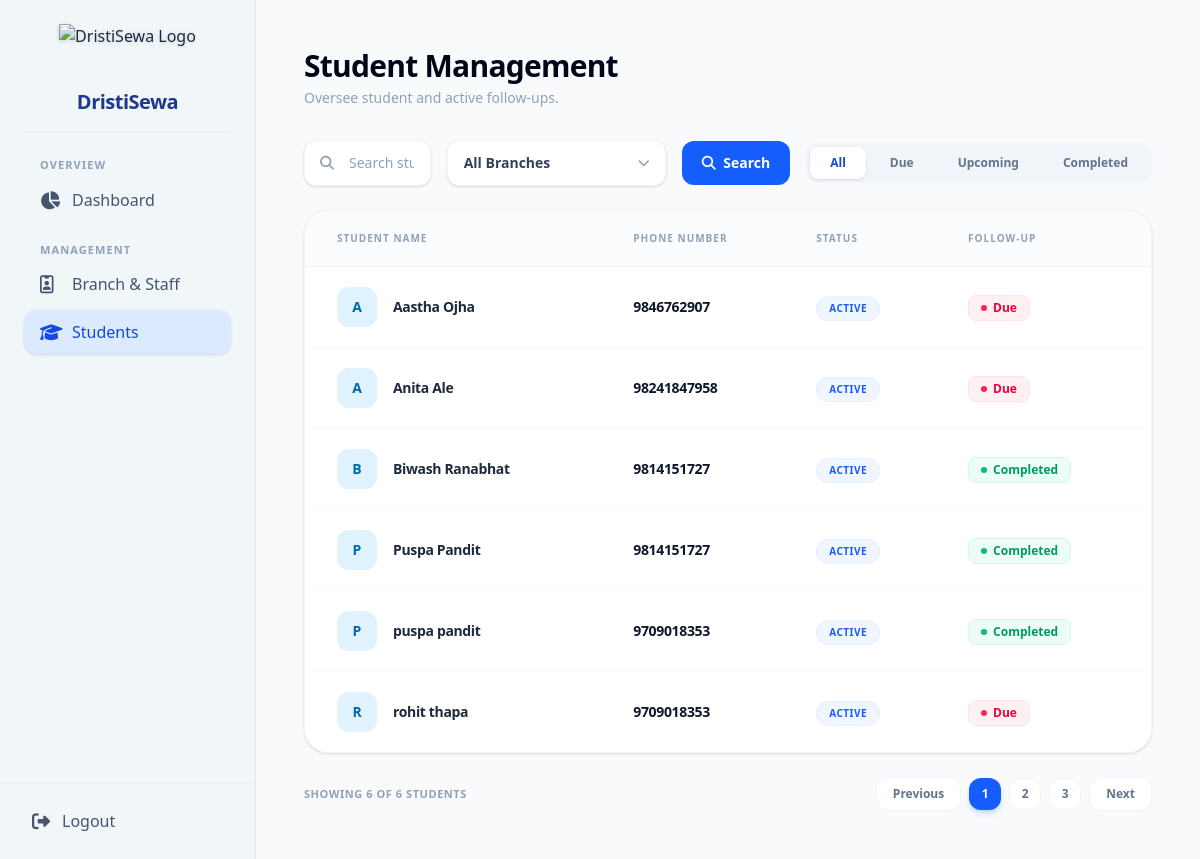
Page /admin-panel/students/ (signed in) on the earlier database version.
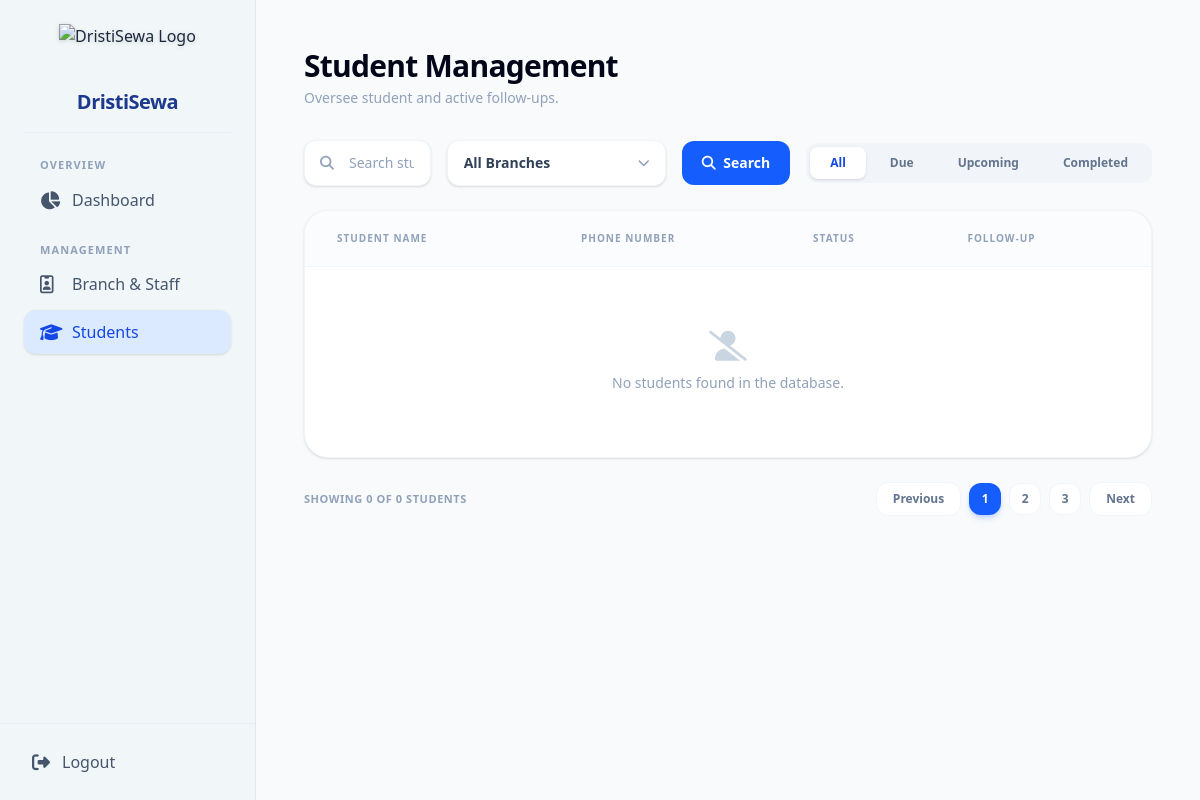
Same page on the later database version.
### accounts/models.py (models this page shows, shortened)
class User(AbstractUser):
    class Role(models.TextChoices):
        ADMIN = "ADMIN", "Admin"
        MANAGER = "MANAGER", "Manager"
        FRONTDESK = "FRONTDESK", "Front Desk"
        STUDENT = "STUDENT", "Student"
    username = None
    email = models.EmailField("email address", unique=True)
    role = models.CharField(
        max_length=20, choices=Role.choices, default=Role.STUDENT)
    branch = models.ForeignKey(
        "branches.Branch",
        on_delete=models.SET_NULL,
        null=True,
        blank=True,
        related_name="staff",
    )
    phone = models.CharField(max_length=20, blank=True)
    experience_details = models.TextField(blank=True)
    profile_pic = models.ImageField(
        upload_to="profile_pics/", default="profile_pics/default.png", blank=True
    )
    last_seen = models.DateTimeField(null=True, blank=True)
    USERNAME_FIELD = "email"
    REQUIRED_FIELDS = []
    objects = UserManager()

### accounts/views.py (the view, shortened to what this page needs)
# urls.py: path("admin-panel/students/", views.student_management, name="student_management"),
@role_required("ADMIN")
def student_management(request):
    from datetime import timedelta
    from django.db.models import Q
    from django.utils import timezone
    from branches.models import Branch
    from students.models import Student
    students_qs = Student.objects.select_related("user", "user__branch").filter(is_archived=False)
    query = request.GET.get("q", "").strip()
    branch_id = request.GET.get("branch", "").strip()
    if branch_id:
        students_qs = students_qs.filter(user__branch_id=branch_id)
    today = timezone.localdate()
    students_data = []
    for student in students_qs.order_by("user__first_name", "user__last_name").distinct():
        next_followup = student.followups.filter(is_done=False).order_by("scheduled_date").first()
        if next_followup and next_followup.scheduled_date:
            if next_followup.scheduled_date < today:
                follow_up_status = "due"
            elif next_followup.scheduled_date <= today + timedelta(days=7):
                follow_up_status = "upcoming"
            else:
                follow_up_status = "completed"
        else:
            follow_up_status = "completed"
        students_data.append(
            {
                "user": student.user,
                "phone_number": student.user.phone or "—",
                "is_active": student.user.is_active,
                "follow_up_status": follow_up_status,
            }
        )
    return render(
        request,
        "admin/student_management.html",
        {
            "students": students_data,
            "total_students": Student.objects.filter(is_archived=False).count(),
            "branches": Branch.objects.filter(is_active=True),
            "selected_branch": branch_id,
            "query": query,
        },
    )

### accounts/permissions.py (called while the page is built)
def role_required(*allowed_roles):
    def decorator(view_func):
        @wraps(view_func)
        @login_required
        def _wrapped(request, *args, **kwargs):
            user = request.user
            if user.is_superuser or user.role in allowed_roles:
                return view_func(request, *args, **kwargs)
            raise PermissionDenied("You do not have permission to access this page.")
        return _wrapped
    return decorator

### templates/admin/student_management.html (shortened to what this page needs)
{% extends 'admin/dristisewa_base.html' %}
{% load static %}
{% block content %}
<div class="mb-8">
    <h2 class="text-3xl font-bold text-slate-950 tracking-tight font-sans">Student Management</h2>
    <p class="text-sm text-slate-400 mt-1 font-medium">Oversee student and active follow-ups.</p>
</div>
<form method="get" action="{% url 'accounts:student_management' %}" class="flex flex-col md:flex-row md:items-center justify-between gap-4 mb-6">
    <div class="flex items-center gap-4 flex-1 max-w-2xl">
        <div class="relative flex-1">
            <i class="fas fa-search absolute left-4 top-1/2 -translate-y-1/2 text-slate-400 text-sm"></i>
            <input type="text" name="q" value="{{ query }}" id="studentSearch" placeholder="Search students..."
                   class="w-full bg-white border border-slate-100 rounded-xl pl-11 pr-4 py-3 text-sm font-medium placeholder-slate-400 focus:outline-none focus:border-blue-500 shadow-sm transition-all">
        </div>
        <div class="relative">
            <select name="branch" onchange="this.form.submit()" class="appearance-none bg-white border border-slate-100 rounded-xl pl-4 pr-10 py-3 text-sm font-semibold text-slate-700 focus:outline-none focus:border-blue-500 shadow-sm transition-all cursor-pointer">
                <option value="">All Branches</option>
            </select>
        </div>
        <button type="submit" class="bg-blue-600 hover:bg-blue-700 text-white font-semibold px-5 py-3 rounded-xl text-sm transition-all"><i class="fas fa-search mr-1"></i> Search</button>
    </div>
    <div class="bg-slate-100 p-1 rounded-xl flex items-center space-x-1 self-start md:self-auto">
        <button type="button" onclick="filterStatus(this, 'all')" class="tab-btn px-5 py-2 text-xs font-bold rounded-lg transition-all bg-white text-blue-700 shadow-sm">All</button>
        <button type="button" onclick="filterStatus(this, 'due')" class="tab-btn px-5 py-2 text-xs font-semibold text-slate-500 rounded-lg transition-all hover:text-slate-800">Due</button>
        <button type="button" onclick="filterStatus(this, 'upcoming')" class="tab-btn px-5 py-2 text-xs font-semibold text-slate-500 rounded-lg transition-all hover:text-slate-800">Upcoming</button>
        <button type="button" onclick="filterStatus(this, 'completed')" class="tab-btn px-5 py-2 text-xs font-semibold text-slate-500 rounded-lg transition-all hover:text-slate-800">Completed</button>
    </div>
</form>
<div class="bg-white border border-slate-100 rounded-3xl shadow-sm overflow-hidden">
    <table class="w-full text-left border-collapse">
        <thead>
            <tr class="border-b border-slate-100 text-[10px] font-bold uppercase tracking-widest text-slate-400 bg-slate-50/50">
                <th class="py-5 px-8">Student Name</th>
                <th class="py-5 px-6">Phone Number</th>
                <th class="py-5 px-6">Status</th>
                <th class="py-5 px-8 text-right md:text-left">Follow-Up</th>
            </tr>
        </thead>
        <tbody class="divide-y divide-slate-50">
            {% for student in students %}
            <tr class="hover:bg-slate-50/40 transition-colors" data-status="{{ student.follow_up_status }}">
                <td class="py-5 px-8 flex items-center gap-4">
                    <div class="w-10 h-10 bg-sky-100 rounded-xl flex items-center justify-center font-bold text-sm text-sky-700">
                        {{ student.user.get_full_name|slice:":1"|upper }}
                    </div>
                    <span class="font-bold text-slate-800 text-sm tracking-tight">{{ student.user.get_full_name }}</span>
                </td>
                <td class="py-5 px-6 font-bold text-slate-900 text-sm tracking-tight">{{ student.phone_number }}</td>
                <td class="py-5 px-6">
                    {% if student.is_active %}
                    <span class="inline-flex items-center px-3 py-1 rounded-full text-[10px] font-extrabold uppercase tracking-wider bg-blue-50 text-blue-600 border border-blue-100/50">
                        Active
                    </span>
                    {% else %}
                    <span class="inline-flex items-center px-3 py-1 rounded-full text-[10px] font-extrabold uppercase tracking-wider bg-slate-100 text-slate-500">
                        Inactive
                    </span>
                    {% endif %}
                </td>
                <td class="py-5 px-8 text-right md:text-left">
                    {% if student.follow_up_status == 'due' %}
                    <span class="inline-flex items-center px-3 py-1 rounded-lg text-xs font-bold bg-rose-50 border border-rose-100 text-rose-600">
                        <span class="w-1.5 h-1.5 rounded-full bg-rose-500 mr-1.5"></span> Due
                    </span>
                    {% elif student.follow_up_status == 'upcoming' %}
                    <span class="inline-flex items-center px-3 py-1 rounded-lg text-xs font-bold bg-amber-50 border border-amber-100 text-amber-600">
                        <span class="w-1.5 h-1.5 rounded-full bg-amber-500 mr-1.5"></span> Upcoming
                    </span>
                    {% else %}
                    <span class="inline-flex items-center px-3 py-1 rounded-lg text-xs font-bold bg-emerald-50 border border-emerald-100 text-emerald-600">
                        <span class="w-1.5 h-1.5 rounded-full bg-emerald-500 mr-1.5"></span> Completed
                    </span>
                    {% endif %}
                </td>
            </tr>
            {% empty %}
            <tr>
                <td colspan="4" class="text-center py-16 text-slate-400">
                    <i class="fas fa-user-slash text-3xl mb-3 block text-slate-300"></i>
                    <p class="font-medium text-sm">No students found in the database.</p>
                </td>
            </tr>
            {% endfor %}
        </tbody>
    </table>
</div>
<div class="flex flex-col sm:flex-row justify-between items-center gap-4 mt-6">
    <span class="text-slate-400 text-[11px] font-bold uppercase tracking-wider">
        Showing {{ students|length }} of {{ total_students }} students
    </span>
    <div class="flex items-center gap-2">
        <button class="px-4 py-2 bg-white border border-slate-100 text-xs font-bold text-slate-500 rounded-xl hover:bg-slate-50 transition-all">Previous</button>
        <button class="w-8 h-8 flex items-center justify-center bg-blue-600 text-xs font-bold text-white rounded-xl shadow-md shadow-blue-600/20">1</button>
        <button class="w-8 h-8 flex items-center justify-center bg-white border border-slate-100 text-xs font-bold text-slate-500 rounded-xl hover:bg-slate-50 transition-all">2</button>
        <button class="w-8 h-8 flex items-center justify-center bg-white border border-slate-100 text-xs font-bold text-slate-500 rounded-xl hover:bg-slate-50 transition-all">3</button>
        <button class="px-4 py-2 bg-white border border-slate-100 text-xs font-bold text-slate-500 rounded-xl hover:bg-slate-50 transition-all">Next</button>
    </div>
</div>
{% endblock %}

### templates/admin/dristisewa_base.html (shortened to what this page needs)
{% load static %}
<!DOCTYPE html>
<html lang="en">
<head>
    <script src="https://cdn.jsdelivr.net/npm/@tailwindcss/browser@4"></script>
    <link rel="stylesheet" href="https://cdnjs.cloudflare.com/ajax/libs/font-awesome/6.4.0/css/all.min.css">
</head>
<body class="bg-slate-50 text-slate-800 text-base min-h-screen font-sans antialiased">
    <div class="flex h-screen overflow-hidden">
        <aside class="w-64 bg-slate-100/80 border-r border-slate-200 flex flex-col justify-between">
            <div class="p-6">
                <div class="flex flex-col items-center text-center mb-6 px-2 space-y-2 border-b border-slate-200/60 pb-4">
                    <img src="{% static 'images/logo.png' %}"
                         alt="DristiSewa Logo"
                         class="h-14 w-auto object-contain drop-shadow-sm">
                    <div>
                        <h1 class="font-black text-xl tracking-tight text-blue-900">DristiSewa</h1>
                    </div>
                </div>
                <nav class="space-y-5">
                    <div class="space-y-1">
                        <p class="px-4 text-[11px] font-bold uppercase tracking-widest text-slate-400">Overview</p>
                        <a href="{% url 'accounts:admin_dashboard' %}"
                           class="flex items-center space-x-3 px-4 py-2.5 rounded-xl transition font-medium text-base {% if request.resolver_match.url_name == 'admin_dashboard' %}bg-blue-100 text-blue-700 shadow-sm{% else %}text-slate-600 hover:bg-slate-200/60 hover:text-slate-900{% endif %}">
                            <i class="fa-solid w-5 fa-chart-pie text-lg"></i>
                            <span>Dashboard</span>
                        </a>
                    </div>
                    <div class="space-y-1">
                        <p class="px-4 text-[11px] font-bold uppercase tracking-widest text-slate-400">Management</p>
                        <a href="{% url 'accounts:branch_staff' %}"
                           class="flex items-center space-x-3 px-4 py-2.5 rounded-xl transition font-medium text-base {% if request.resolver_match.url_name == 'branch_staff' %}bg-blue-100 text-blue-700 shadow-sm{% else %}text-slate-600 hover:bg-slate-200/60 hover:text-slate-900{% endif %}">
                            <i class="fa-regular w-5 fa-id-badge text-lg"></i>
                            <span>Branch & Staff</span>
                        </a>
                        <a href="{% url 'accounts:student_management' %}"
                           class="flex items-center space-x-3 px-4 py-2.5 rounded-xl transition font-medium text-base {% if request.resolver_match.url_name == 'student_management' %}bg-blue-100 text-blue-700 shadow-sm{% else %}text-slate-600 hover:bg-slate-200/60 hover:text-slate-900{% endif %}">
                            <i class="fa-solid w-5 fa-graduation-cap text-lg"></i>
                            <span>Students</span>
                        </a>
                    </div>
                </nav>
            </div>
            <div class="p-4 border-t border-slate-200/60">
                <a href="{% url 'accounts:logout' %}" class="flex items-center space-x-3 px-4 py-2.5 rounded-xl text-slate-600 hover:bg-slate-200/80 hover:text-rose-600 transition font-medium text-base">
                    <i class="fa-solid fa-right-from-bracket text-lg"></i>
                    <span>Logout</span>
                </a>
            </div>
        </aside>
        <main class="flex-1 flex flex-col overflow-y-auto bg-slate-5/40">
            <div class="p-12 max-w-7xl w-full mx-auto">
                {% block content %}{% endblock %}
            </div>
        </main>
    </div>
</body>
</html>

Differences in the rows shown:
removed User: user.get_full_name "A", user.get_full_name "Aastha Ojha", phone_number "9846762907", shows "Due"
removed User: user.get_full_name "A", user.get_full_name "Anita Ale", phone_number "98241847958", shows "Due"
removed User: user.get_full_name "B", user.get_full_name "Biwash Ranabhat", phone_number "9814151727", shows "Completed"
removed User: user.get_full_name "P", user.get_full_name "Puspa Pandit", phone_number "9814151727", shows "Completed"
removed User: user.get_full_name "P", user.get_full_name "puspa pandit", phone_number "9709018353", shows "Completed"
removed User: user.get_full_name "R", user.get_full_name "rohit thapa", phone_number "9709018353", shows "Due"
Other differences:
{{ students|length }}: "6" → "0"
{{ total_students }}: "6" → "0"
text now shown: "No students found in the database."
